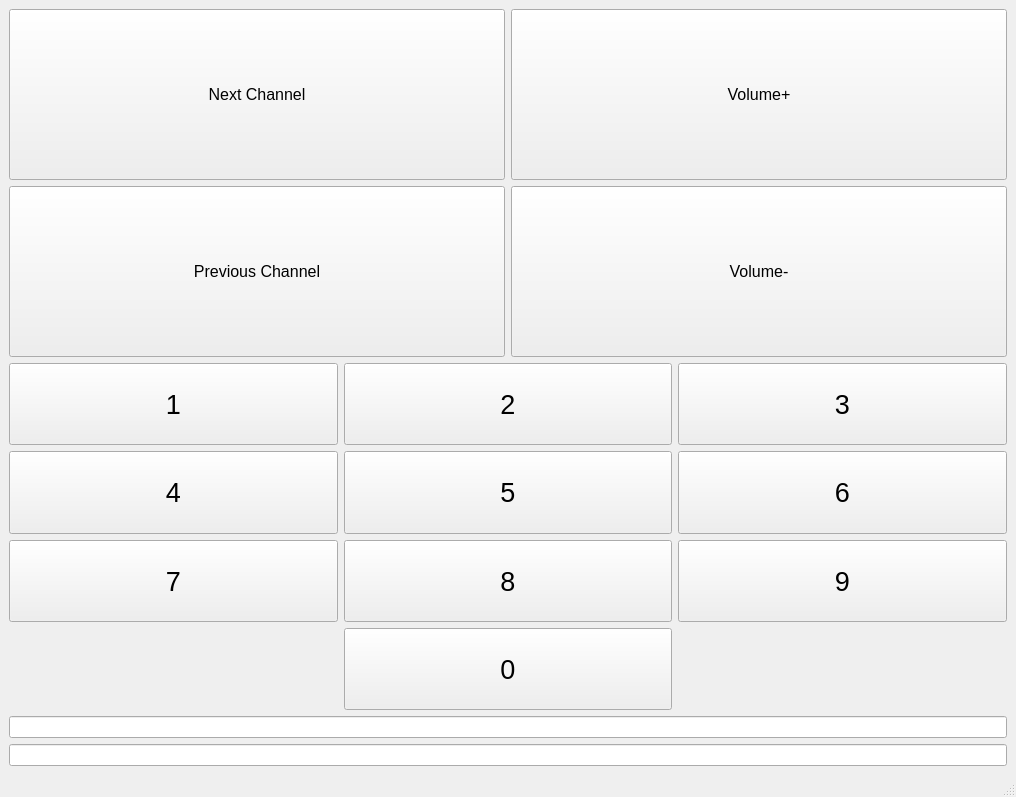
<?xml version="1.0" encoding="UTF-8"?>
<ui version="4.0">
 <class>MainWindow</class>
 <widget class="QMainWindow" name="MainWindow">
  <property name="geometry">
   <rect>
    <x>0</x>
    <y>0</y>
    <width>1016</width>
    <height>797</height>
   </rect>
  </property>
  <property name="windowTitle">
   <string>MainWindow</string>
  </property>
  <widget class="QWidget" name="centralwidget">
   <layout class="QGridLayout" name="gridLayout_3">
    <item row="0" column="0">
     <layout class="QVBoxLayout" name="verticalLayout">
      <item>
       <layout class="QGridLayout" name="gridLayout_2">
        <item row="1" column="1">
         <widget class="QPushButton" name="pushButton_13">
          <property name="sizePolicy">
           <sizepolicy hsizetype="Expanding" vsizetype="Expanding">
            <horstretch>0</horstretch>
            <verstretch>0</verstretch>
           </sizepolicy>
          </property>
          <property name="font">
           <font>
            <pointsize>12</pointsize>
           </font>
          </property>
          <property name="text">
           <string>Volume-</string>
          </property>
         </widget>
        </item>
        <item row="0" column="1">
         <widget class="QPushButton" name="pushButton_12">
          <property name="sizePolicy">
           <sizepolicy hsizetype="Expanding" vsizetype="Expanding">
            <horstretch>0</horstretch>
            <verstretch>0</verstretch>
           </sizepolicy>
          </property>
          <property name="font">
           <font>
            <pointsize>12</pointsize>
           </font>
          </property>
          <property name="text">
           <string>Volume+</string>
          </property>
         </widget>
        </item>
        <item row="1" column="0">
         <widget class="QPushButton" name="pushButton_14">
          <property name="sizePolicy">
           <sizepolicy hsizetype="Expanding" vsizetype="Expanding">
            <horstretch>0</horstretch>
            <verstretch>0</verstretch>
           </sizepolicy>
          </property>
          <property name="font">
           <font>
            <pointsize>12</pointsize>
           </font>
          </property>
          <property name="text">
           <string>Previous Channel</string>
          </property>
         </widget>
        </item>
        <item row="0" column="0">
         <widget class="QPushButton" name="pushButton_11">
          <property name="sizePolicy">
           <sizepolicy hsizetype="Expanding" vsizetype="Expanding">
            <horstretch>0</horstretch>
            <verstretch>0</verstretch>
           </sizepolicy>
          </property>
          <property name="font">
           <font>
            <pointsize>12</pointsize>
           </font>
          </property>
          <property name="text">
           <string>Next Channel</string>
          </property>
         </widget>
        </item>
       </layout>
      </item>
      <item>
       <layout class="QGridLayout" name="gridLayout">
        <item row="1" column="2">
         <widget class="QPushButton" name="pushButton_6">
          <property name="sizePolicy">
           <sizepolicy hsizetype="Expanding" vsizetype="Expanding">
            <horstretch>0</horstretch>
            <verstretch>0</verstretch>
           </sizepolicy>
          </property>
          <property name="font">
           <font>
            <pointsize>20</pointsize>
           </font>
          </property>
          <property name="text">
           <string>3</string>
          </property>
         </widget>
        </item>
        <item row="6" column="0">
         <widget class="QPushButton" name="pushButton_7">
          <property name="sizePolicy">
           <sizepolicy hsizetype="Expanding" vsizetype="Expanding">
            <horstretch>0</horstretch>
            <verstretch>0</verstretch>
           </sizepolicy>
          </property>
          <property name="font">
           <font>
            <pointsize>20</pointsize>
           </font>
          </property>
          <property name="text">
           <string>7</string>
          </property>
         </widget>
        </item>
        <item row="3" column="0">
         <widget class="QPushButton" name="pushButton_9">
          <property name="sizePolicy">
           <sizepolicy hsizetype="Expanding" vsizetype="Expanding">
            <horstretch>0</horstretch>
            <verstretch>0</verstretch>
           </sizepolicy>
          </property>
          <property name="font">
           <font>
            <pointsize>20</pointsize>
           </font>
          </property>
          <property name="text">
           <string>4</string>
          </property>
         </widget>
        </item>
        <item row="7" column="1">
         <widget class="QPushButton" name="pushButton">
          <property name="sizePolicy">
           <sizepolicy hsizetype="Expanding" vsizetype="Expanding">
            <horstretch>0</horstretch>
            <verstretch>0</verstretch>
           </sizepolicy>
          </property>
          <property name="font">
           <font>
            <pointsize>20</pointsize>
           </font>
          </property>
          <property name="text">
           <string>0</string>
          </property>
         </widget>
        </item>
        <item row="3" column="2">
         <widget class="QPushButton" name="pushButton_10">
          <property name="sizePolicy">
           <sizepolicy hsizetype="Expanding" vsizetype="Expanding">
            <horstretch>0</horstretch>
            <verstretch>0</verstretch>
           </sizepolicy>
          </property>
          <property name="font">
           <font>
            <pointsize>20</pointsize>
           </font>
          </property>
          <property name="text">
           <string>6</string>
          </property>
         </widget>
        </item>
        <item row="3" column="1">
         <widget class="QPushButton" name="pushButton_8">
          <property name="sizePolicy">
           <sizepolicy hsizetype="Expanding" vsizetype="Expanding">
            <horstretch>0</horstretch>
            <verstretch>0</verstretch>
           </sizepolicy>
          </property>
          <property name="font">
           <font>
            <pointsize>20</pointsize>
           </font>
          </property>
          <property name="text">
           <string>5</string>
          </property>
         </widget>
        </item>
        <item row="6" column="1">
         <widget class="QPushButton" name="pushButton_5">
          <property name="sizePolicy">
           <sizepolicy hsizetype="Expanding" vsizetype="Expanding">
            <horstretch>0</horstretch>
            <verstretch>0</verstretch>
           </sizepolicy>
          </property>
          <property name="font">
           <font>
            <pointsize>20</pointsize>
           </font>
          </property>
          <property name="text">
           <string>8</string>
          </property>
         </widget>
        </item>
        <item row="6" column="2">
         <widget class="QPushButton" name="pushButton_3">
          <property name="sizePolicy">
           <sizepolicy hsizetype="Expanding" vsizetype="Expanding">
            <horstretch>0</horstretch>
            <verstretch>0</verstretch>
           </sizepolicy>
          </property>
          <property name="font">
           <font>
            <pointsize>20</pointsize>
           </font>
          </property>
          <property name="text">
           <string>9</string>
          </property>
         </widget>
        </item>
        <item row="1" column="0">
         <widget class="QPushButton" name="pushButton_4">
          <property name="sizePolicy">
           <sizepolicy hsizetype="Expanding" vsizetype="Expanding">
            <horstretch>0</horstretch>
            <verstretch>0</verstretch>
           </sizepolicy>
          </property>
          <property name="font">
           <font>
            <pointsize>20</pointsize>
           </font>
          </property>
          <property name="text">
           <string>1</string>
          </property>
         </widget>
        </item>
        <item row="1" column="1">
         <widget class="QPushButton" name="pushButton_2">
          <property name="sizePolicy">
           <sizepolicy hsizetype="Expanding" vsizetype="Expanding">
            <horstretch>0</horstretch>
            <verstretch>0</verstretch>
           </sizepolicy>
          </property>
          <property name="font">
           <font>
            <pointsize>20</pointsize>
           </font>
          </property>
          <property name="text">
           <string>2</string>
          </property>
         </widget>
        </item>
       </layout>
      </item>
      <item>
       <widget class="QLineEdit" name="channel_lineEdit"/>
      </item>
      <item>
       <widget class="QLineEdit" name="volume_lineEdit"/>
      </item>
     </layout>
    </item>
   </layout>
  </widget>
  <widget class="QMenuBar" name="menubar">
   <property name="geometry">
    <rect>
     <x>0</x>
     <y>0</y>
     <width>1016</width>
     <height>26</height>
    </rect>
   </property>
  </widget>
  <widget class="QStatusBar" name="statusbar"/>
 </widget>
 <resources/>
 <connections>
  <connection>
   <sender>pushButton_11</sender>
   <signal>clicked()</signal>
   <receiver>MainWindow</receiver>
   <slot>next_channel()</slot>
   <hints>
    <hint type="sourcelabel">
     <x>92</x>
     <y>121</y>
    </hint>
    <hint type="destinationlabel">
     <x>129</x>
     <y>698</y>
    </hint>
   </hints>
  </connection>
  <connection>
   <sender>pushButton_12</sender>
   <signal>clicked()</signal>
   <receiver>MainWindow</receiver>
   <slot>volume_add()</slot>
   <hints>
    <hint type="sourcelabel">
     <x>562</x>
     <y>97</y>
    </hint>
    <hint type="destinationlabel">
     <x>865</x>
     <y>698</y>
    </hint>
   </hints>
  </connection>
  <connection>
   <sender>pushButton_13</sender>
   <signal>clicked()</signal>
   <receiver>MainWindow</receiver>
   <slot>volume_sub()</slot>
   <hints>
    <hint type="sourcelabel">
     <x>614</x>
     <y>269</y>
    </hint>
    <hint type="destinationlabel">
     <x>485</x>
     <y>697</y>
    </hint>
   </hints>
  </connection>
  <connection>
   <sender>pushButton_14</sender>
   <signal>clicked()</signal>
   <receiver>MainWindow</receiver>
   <slot>prev_channel()</slot>
   <hints>
    <hint type="sourcelabel">
     <x>269</x>
     <y>274</y>
    </hint>
    <hint type="destinationlabel">
     <x>230</x>
     <y>698</y>
    </hint>
   </hints>
  </connection>
  <connection>
   <sender>pushButton_4</sender>
   <signal>clicked()</signal>
   <receiver>MainWindow</receiver>
   <slot>set1()</slot>
   <hints>
    <hint type="sourcelabel">
     <x>135</x>
     <y>401</y>
    </hint>
    <hint type="destinationlabel">
     <x>130</x>
     <y>587</y>
    </hint>
   </hints>
  </connection>
  <connection>
   <sender>pushButton_2</sender>
   <signal>clicked()</signal>
   <receiver>MainWindow</receiver>
   <slot>set2()</slot>
   <hints>
    <hint type="sourcelabel">
     <x>367</x>
     <y>392</y>
    </hint>
    <hint type="destinationlabel">
     <x>173</x>
     <y>592</y>
    </hint>
   </hints>
  </connection>
  <connection>
   <sender>pushButton_6</sender>
   <signal>clicked()</signal>
   <receiver>MainWindow</receiver>
   <slot>set3()</slot>
   <hints>
    <hint type="sourcelabel">
     <x>721</x>
     <y>390</y>
    </hint>
    <hint type="destinationlabel">
     <x>645</x>
     <y>586</y>
    </hint>
   </hints>
  </connection>
  <connection>
   <sender>pushButton_10</sender>
   <signal>clicked()</signal>
   <receiver>MainWindow</receiver>
   <slot>set6()</slot>
   <hints>
    <hint type="sourcelabel">
     <x>745</x>
     <y>474</y>
    </hint>
    <hint type="destinationlabel">
     <x>812</x>
     <y>600</y>
    </hint>
   </hints>
  </connection>
  <connection>
   <sender>pushButton_3</sender>
   <signal>clicked()</signal>
   <receiver>MainWindow</receiver>
   <slot>set9()</slot>
   <hints>
    <hint type="sourcelabel">
     <x>722</x>
     <y>560</y>
    </hint>
    <hint type="destinationlabel">
     <x>768</x>
     <y>603</y>
    </hint>
   </hints>
  </connection>
  <connection>
   <sender>pushButton</sender>
   <signal>clicked()</signal>
   <receiver>MainWindow</receiver>
   <slot>set0()</slot>
   <hints>
    <hint type="sourcelabel">
     <x>519</x>
     <y>646</y>
    </hint>
    <hint type="destinationlabel">
     <x>643</x>
     <y>613</y>
    </hint>
   </hints>
  </connection>
  <connection>
   <sender>pushButton_5</sender>
   <signal>clicked()</signal>
   <receiver>MainWindow</receiver>
   <slot>set8()</slot>
   <hints>
    <hint type="sourcelabel">
     <x>530</x>
     <y>560</y>
    </hint>
    <hint type="destinationlabel">
     <x>699</x>
     <y>583</y>
    </hint>
   </hints>
  </connection>
  <connection>
   <sender>pushButton_8</sender>
   <signal>clicked()</signal>
   <receiver>MainWindow</receiver>
   <slot>set5()</slot>
   <hints>
    <hint type="sourcelabel">
     <x>448</x>
     <y>474</y>
    </hint>
    <hint type="destinationlabel">
     <x>724</x>
     <y>619</y>
    </hint>
   </hints>
  </connection>
  <connection>
   <sender>pushButton_9</sender>
   <signal>clicked()</signal>
   <receiver>MainWindow</receiver>
   <slot>set4()</slot>
   <hints>
    <hint type="sourcelabel">
     <x>196</x>
     <y>474</y>
    </hint>
    <hint type="destinationlabel">
     <x>201</x>
     <y>618</y>
    </hint>
   </hints>
  </connection>
  <connection>
   <sender>pushButton_7</sender>
   <signal>clicked()</signal>
   <receiver>MainWindow</receiver>
   <slot>set7()</slot>
   <hints>
    <hint type="sourcelabel">
     <x>170</x>
     <y>560</y>
    </hint>
    <hint type="destinationlabel">
     <x>122</x>
     <y>623</y>
    </hint>
   </hints>
  </connection>
 </connections>
 <slots>
  <slot>set0()</slot>
  <slot>set1()</slot>
  <slot>set2()</slot>
  <slot>set3()</slot>
  <slot>set4()</slot>
  <slot>set5()</slot>
  <slot>set6()</slot>
  <slot>set7()</slot>
  <slot>set8()</slot>
  <slot>set9()</slot>
  <slot>next_channel()</slot>
  <slot>prev_channel()</slot>
  <slot>volume_add()</slot>
  <slot>volume_sub()</slot>
 </slots>
</ui>
